Frame 1 (no input): blank canvas, image omitted
Frame 60 (the mouse pressed at the canvas centre just before this capture): blank canvas, image omitted
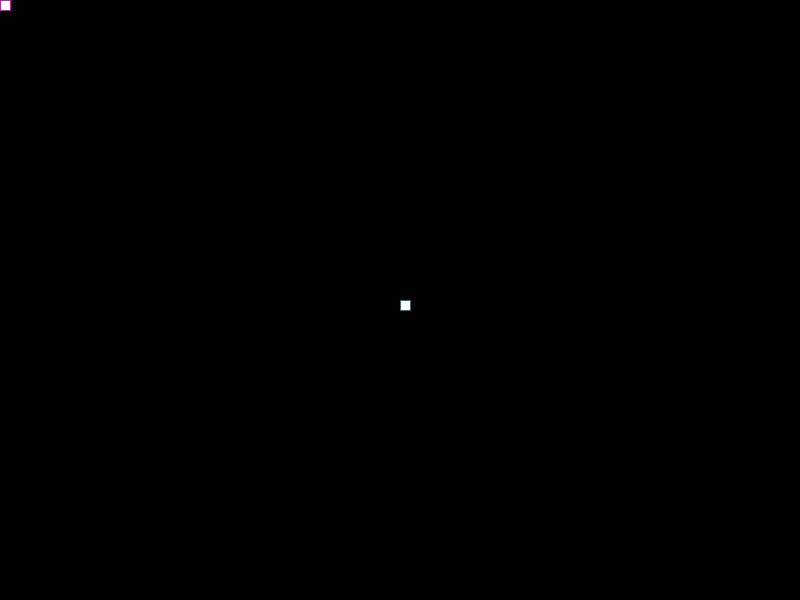
Frame 120 (the mouse held since frame 60 and released just before this capture)

The Processing sketch whose frames 1 and 60 were blank and that drew this single picture after the mouse press (run headless with seeded random() and noise(); from frame 60 on, the mouse is pressed at the canvas centre):

// Processing sketch: processing_30675
// ── processing_30675.pde



void setup() {
  size(800,600);
  background(0);
  smooth();
}

int valor = 255;

void draw(){
  fill(valor);
  stroke(random(255),random(255),random(255));
  rect(mouseX,mouseY,10,10);

}


void mouseClicked() {
  if(valor == 0) {
    valor = 255;
  } else {
    valor = 0;
  }
}
              
